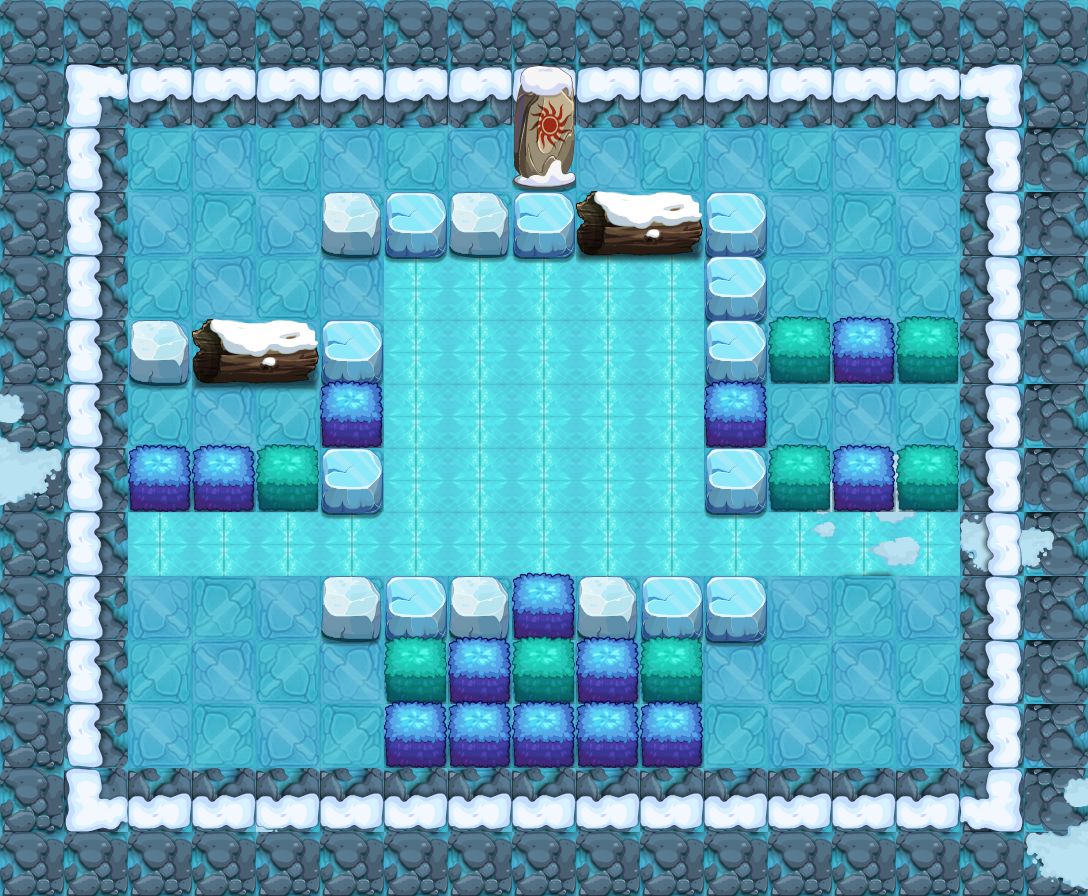

Tiled map render using the project's own tile images. Description and the map definition, with tile-layer contents summarised, below:
An orthogonal 17x14 tile map with 64x64 px tiles, 15 tile layers (PASS, 块层 2, 块层 3, 块层 4, ...) and 7 objects (3x hsbjg3, 3x TRAP, PLAYER).

<map version="1.0" orientation="orthogonal" width="17" height="14" tilewidth="64" tileheight="64">
 <properties>
  <property name="DESTRY1" value="96" />
  <property name="DESTRY2" value="100" />
  <property name="DESTRY3" value="102" />
  <property name="DESTRY4" value="108" />
  <property name="DESTRY_COUNT" value="4" />
  <property name="EXP" value="1115" />
  <property name="ITEM" value="D042" />
  <property name="LOSE_SCRIPT" value="" />
  <property name="MONEY" value="1673" />
  <property name="START_SCRIPT" value="" />
  <property name="WIN_SCRIPT" value="" />
 </properties>
 <tileset firstgid="1" name="jdbl" tilewidth="64" tileheight="64">
  <image source="jdbl-hd.png" width="1000" height="1000" />
 </tileset>
 <layer name="PASS" width="17" height="14">
  <data>[238 cells, 153 non-empty, 6 distinct tile ids]</data>
 </layer>
 <layer name="块层 2" width="17" height="14">
  <data>[238 cells, 186 non-empty, 6 distinct tile ids]</data>
 </layer>
 <layer name="块层 3" width="17" height="14">
  <data>[238 cells, 108 non-empty, 1 distinct tile ids]</data>
 </layer>
 <layer name="块层 4" width="17" height="14">
  <data>[238 cells, 19 non-empty, 10 distinct tile ids]</data>
 </layer>
 <layer name="块层 5" width="17" height="14">
  <data>[238 cells, 50 non-empty, 2 distinct tile ids]</data>
 </layer>
 <layer name="块层 17" width="17" height="14">
  <data>[238 cells, 22 non-empty, 5 distinct tile ids]</data>
 </layer>
 <layer name="块层 6" width="17" height="14">
  <data>[238 cells, 44 non-empty, 7 distinct tile ids]</data>
 </layer>
 <layer name="SHELTER 10" width="17" height="14">
  <data>[238 cells, 5 non-empty, 1 distinct tile ids]</data>
 </layer>
 <layer name="SHELTER 9" width="17" height="14">
  <data>[238 cells, 5 non-empty, 2 distinct tile ids]</data>
 </layer>
 <layer name="SHELTER 8" width="17" height="14">
  <data>[238 cells, 1 non-empty, 1 distinct tile ids]</data>
 </layer>
 <layer name="SHELTER 6" width="17" height="14">
  <data>[238 cells, 6 non-empty, 2 distinct tile ids]</data>
 </layer>
 <layer name="SHELTER 5" width="17" height="14">
  <data>[238 cells, 2 non-empty, 1 distinct tile ids]</data>
 </layer>
 <layer name="SHELTER 4" width="17" height="14">
  <data>[238 cells, 5 non-empty, 4 distinct tile ids]</data>
 </layer>
 <layer name="SHELTER 2" width="17" height="14">
  <data>[238 cells, 2 non-empty, 2 distinct tile ids]</data>
 </layer>
 <layer name="SHELTER 1" width="17" height="14">
  <data>[238 cells, 1 non-empty, 1 distinct tile ids]</data>
 </layer>
 <objectgroup name="对象层 1" width="34" height="28">
  <object name="PLAYER" type="PLAYER" x="128" y="128" width="64" height="64" />
  <object name="hsbjg3" x="192" y="640" width="64" height="64">
   <properties>
    <property name="lua_ai" value="monster_hsbjg_ai" />
    <property name="quality" value="hsbjg3.quality" />
   </properties>
  </object>
  <object name="hsbjg3" x="832" y="640" width="64" height="64">
   <properties>
    <property name="lua_ai" value="monster_hsbjg_ai" />
    <property name="quality" value="hsbjg3.quality" />
   </properties>
  </object>
  <object name="hsbjg3" x="832" y="192" width="64" height="64">
   <properties>
    <property name="lua_ai" value="monster_hsbjg_ai" />
    <property name="quality" value="hsbjg3.quality" />
   </properties>
  </object>
  <object name="ice_road" type="TRAP" x="384" y="256" width="320" height="256">
   <properties>
    <property name="lua_ai" value="ice_road_ai" />
   </properties>
  </object>
  <object name="ice_road" type="TRAP" x="128" y="512" width="832" height="64">
   <properties>
    <property name="lua_ai" value="ice_road_ai" />
   </properties>
  </object>
  <object name="zi_dan_left1" type="TRAP" x="896" y="384" width="64" height="64">
   <properties>
    <property name="trap_ani" value="fire_cat_left.actor" />
    <property name="trap_delay" value="2" />
    <property name="trap_id" value="0" />
    <property name="trap_script" value="trap(&quot;zi_dan_left1&quot;):setAtkPower(target(&quot;PLAYER&quot;):getHP()*0.1);trap(&quot;zi_dan_left1&quot;):turnLeft(); trap(&quot;zi_dan_left1&quot;):getAI():getActions():addObject( AIUseSkill:create(   SkillLua:create(&quot;skill_0001&quot;)  )  );" />
    <property name="trap_start_mode" value="2" />
    <property name="trap_state" value="open" />
   </properties>
  </object>
 </objectgroup>
</map>
